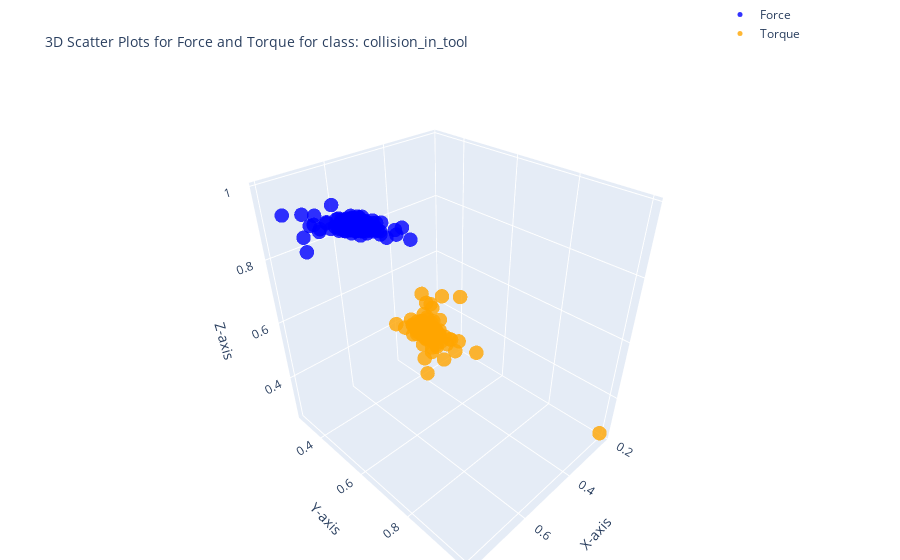

The code cell stored with this chart in its notebook:
### Code cell
import plotly.graph_objects as go
class_name = unique_classes[1]
df_fr_collision=class_dfs[class_name]
# 3D scatter plot for Force (Fx, Fy, Fz)
force_plot = go.Scatter3d(
    x=df_fr_collision['Fx'],
    y=df_fr_collision['Fy'],
    z=df_fr_collision['Fz'],
    mode='markers',
    marker=dict(size=5, color='blue', opacity=0.8),
    name='Force'
)

# 3D scatter plot for Torque (Tx, Ty, Tz)
torque_plot = go.Scatter3d(
    x=df_fr_collision['Tx'],
    y=df_fr_collision['Ty'],
    z=df_fr_collision['Tz'],
    mode='markers',
    marker=dict(size=5, color='orange', opacity=0.8),
    name='Torque'
)

# Create subplots
fig = go.Figure()

# Add Force plot
fig.add_trace(force_plot)
fig.add_trace(torque_plot)

# Layout settings
fig.update_layout(
    title='3D Scatter Plots for Force and Torque for class: ' + class_name,
    title_font=dict(size=14),  # Change the title font size
    scene=dict(
        xaxis_title='X-axis',
        yaxis_title='Y-axis',
        zaxis_title='Z-axis'
    ),
    legend=dict(x=0.8, y=1.2),
    margin=dict(l=0, r=0, b=0, t=40)
)

fig.show()

### Figure 1 — Plotly figure (JSON) as saved in the notebook; plotly's stock layout.template omitted (floating-point values rounded to 4 significant figures; data arrays with more than 128 entries replaced by an {"elided": "..."} marker saying what was removed)
{"data": [{"marker": {"color": "blue", "opacity": 0.8, "size": 5}, "mode": "markers", "name": "Force", "type": "scatter3d", "x": {"elided": "390 float values"}, "y": {"elided": "390 float values"}, "z": {"elided": "390 float values"}}, {"marker": {"color": "orange", "opacity": 0.8, "size": 5}, "mode": "markers", "name": "Torque", "type": "scatter3d", "x": {"elided": "390 float values"}, "y": {"elided": "390 float values"}, "z": {"elided": "390 float values"}}], "layout": {"legend": {"x": 0.8, "y": 1.2}, "margin": {"b": 0, "l": 0, "r": 0, "t": 40}, "scene": {"xaxis": {"title": {"text": "X-axis"}}, "yaxis": {"title": {"text": "Y-axis"}}, "zaxis": {"title": {"text": "Z-axis"}}}, "title": {"font": {"size": 14}, "text": "3D Scatter Plots for Force and Torque for class: collision_in_tool"}}}
